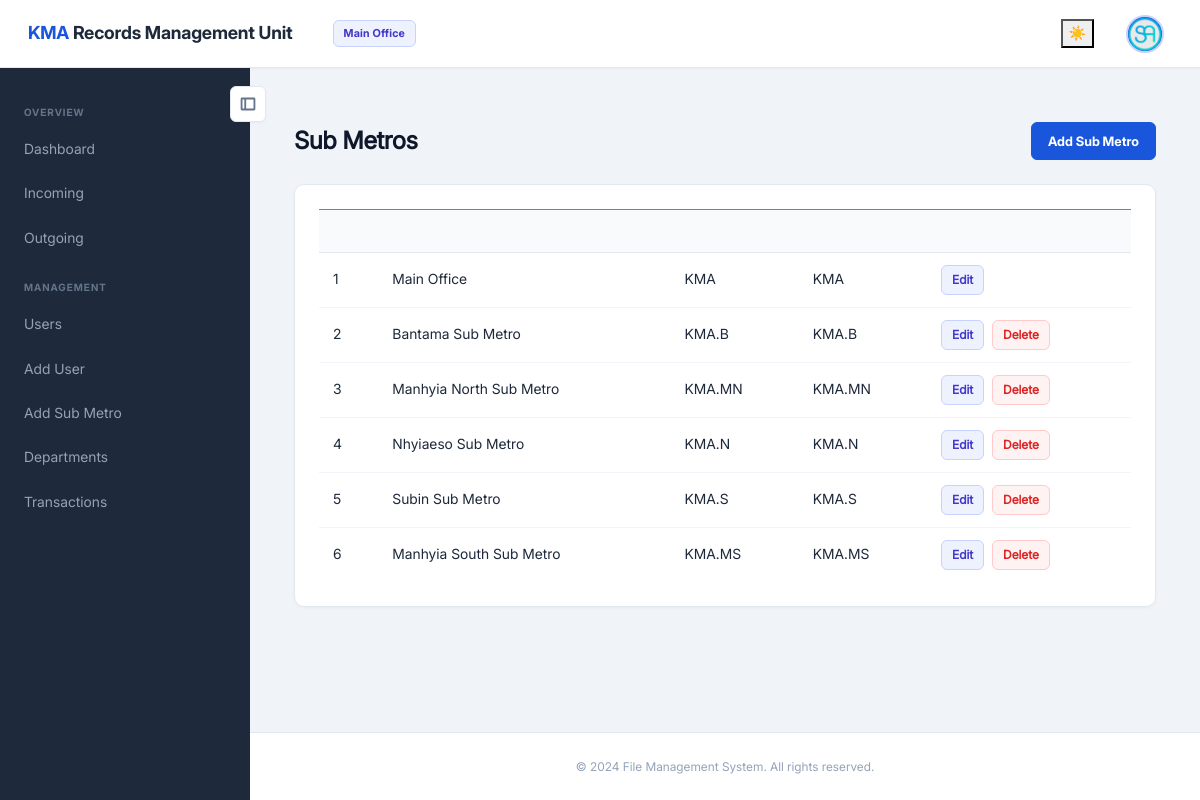
Page /backend/admin/submetros.php (signed in) on the committed database.
### tables this page shows
CREATE TABLE `branches` (
  `id` int(11) NOT NULL,
  `name` varchar(100) NOT NULL,
  `code` varchar(20) NOT NULL,
  `prefix` varchar(20) NOT NULL
);

### backend/admin/submetros.php (the view, shortened to what this page needs)
<?php
include_once '../../assets/inc/config.php';
include_once './assets/inc/navbar.php';
include_once './assets/inc/sidebar.php';
?>
<div class="container">
    <div class="page-header">
        <h2 class="page-title">Sub Metros</h2>
        <?php if ($_SESSION['user_data']['branch_id'] == 1): ?>
        <a href="add_submetro.php" class="btn btn-primary">Add Sub Metro</a>
        <?php endif; ?>
    </div>
    <div class="admin-card">
        <div class="table-responsive">
        <table class="table table-hover">
            <thead>
                <tr>
                    <th>ID</th>
                    <th>Sub Metro Name</th>
                    <th>Code</th>
                    <th>Prefix</th>
                    <th>Actions</th>
                </tr>
            </thead>
            <tbody>
                <?php
                $result = $mysqli->query("SELECT id, name, code, prefix FROM branches ORDER BY id");
                while ($row = $result->fetch_assoc()): ?>
                <tr>
                    <td><?php echo htmlspecialchars($row['id']); ?></td>
                    <td><?php echo htmlspecialchars($row['name']); ?></td>
                    <td><?php echo htmlspecialchars($row['code']); ?></td>
                    <td><?php echo htmlspecialchars($row['prefix']); ?></td>
                    <td>
                        <div class="action-buttons">
                            <a class="btn btn-sm btn-info"
                                href="edit_submetro.php?id=<?php echo (int)$row['id']; ?>">Edit</a>
                            <?php if ((int)$row['id'] !== 1 && $_SESSION['user_data']['branch_id'] == 1): ?>
                            <a class="btn btn-sm btn-danger"
                                href="submetros.php?action=delete&id=<?php echo (int)$row['id']; ?>"
                                onclick="return confirm('Delete this sub metro?');">Delete</a>
                            <?php endif; ?>
                        </div>
                    </td>
                </tr>
                <?php endwhile; ?>
            </tbody>
        </table>
        </div>
    </div>
</div>
<?php include './assets/inc/footer.php'; ?>

### backend/admin/assets/inc/navbar.php (shortened to what this page needs)
<?php
$admin_name = $_SESSION['user_data']['name'] ?? 'Admin';
$admin_initial = !empty($admin_name) ? strtoupper(substr($admin_name, 0, 1)) : 'A';
?>
<!DOCTYPE html>
<html lang="en">
<head>
    <link href="./assets/css/bootstrap.min.css" rel="stylesheet" type="text/css" />
    <link rel="stylesheet" href="./assets/css/themes.css">
    <link rel="stylesheet" href="./assets/css/styles.css">
    <link rel="stylesheet" href="./assets/css/admin-modern.css">
</head>
<body>
    <nav class="navbar navbar-expand-lg navbar-light navbar-custom fixed-top">
        <a class="navbar-brand" href="index.php">
            <span class="brand-mark">KMA</span> Records Management Unit
        </a>
        <span class="branch-badge d-none d-md-inline-flex ml-3">
            <?php echo htmlspecialchars($_SESSION['branch']['name'] ?? 'Main Office'); ?>
        </span>
        <div class="collapse navbar-collapse" id="navbarNav">
            <ul class="navbar-nav ml-auto align-items-lg-center">
                <li class="nav-item d-flex align-items-center mr-lg-3">
                    <?php define('INCLUDE_CHECK', true); include 'assets/inc/theme-toggle.php'; ?>
                </li>
                <li class="nav-item dropdown">
                    <a class="nav-link dropdown-toggle d-flex align-items-center" href="#" id="userDropdown"
                        role="button" data-toggle="dropdown" aria-haspopup="true" aria-expanded="false">
                        <?php
                        if (!empty($_SESSION['user_data']['userimage'])) {
                            echo '<img src="' . htmlspecialchars($_SESSION['user_data']['userimage']) . '" alt="User Profile" class="user-img">';
                        } else {
                            echo '<div class="user-img">' . htmlspecialchars($admin_initial) . '</div>';
                        }
                        ?>
                    </a>
                </li>
            </ul>
        </div>
    </nav>

### backend/admin/assets/inc/theme-toggle.php (shortened to what this page needs)
<button id="themeToggle" class="theme-toggle" onclick="toggleTheme()" aria-label="Toggle theme">
    <span class="icon">☀️</span>
</button>

### backend/admin/assets/inc/sidebar.php (shortened to what this page needs)
<button class="toggle-btn" type="button" onclick="toggleSidebar()" aria-label="Toggle sidebar">
    <svg xmlns="http://www.w3.org/2000/svg" width="22" height="22" fill="none" viewBox="0 0 24 24">
        <path fill="currentColor" d="M4 6.5A1.5 1.5 0 0 1 5.5 5h13A1.5 1.5 0 0 1 20 6.5v11a1.5 1.5 0 0 1-1.5 1.5h-13A1.5 1.5 0 0 1 4 17.5v-11Zm4 10.5V7H6v10h2Zm2 0h8V7h-8v10Z" />
    </svg>
</button>
<div class="sidebar" id="mainSidebar">
    <div class="sidebar-section">Overview</div>
    <a href="index.php">Dashboard</a>
    <a href="incoming.php">Incoming</a>
    <a href="outgoing.php">Outgoing</a>
    <div class="sidebar-section">Management</div>
    <a href="users.php">Users</a>
    <a href="add_user.php">Add User</a>
    <?php if ($_SESSION['user_data']['branch_id'] == 1): ?>
    <a href="add_submetro.php">Add Sub Metro</a>
    <?php endif; ?>
    <a href="departments.php">Departments</a>
    <a href="transactions.php">Transactions</a>
</div>
<main class="content">

### backend/admin/assets/inc/footer.php
</main>
<footer class="footer fixed-bottom">
    <div class="text-center p-3 sam-footer">
        <p class="mb-0">© 2024 File Management System. All rights reserved.</p>
    </div>
</footer>
</body>
</html>

### backend/admin/assets/css/themes.css (style rules this page uses)
:root, [data-theme="light"] { --bg-body: #f0f4f8; --text-primary: #1e293b; --text-secondary: #475569; --text-muted: #94a3b8; --text-label: #334155; --text-heading: #0f172a; --text-section: #64748b; --card-bg: #ffffff; --card-border: #e2e8f0; --card-shadow: 0 1px 3px rgba(0, 0, 0, 0.04); --navbar-bg: #ffffff; --navbar-border: #e2e8f0; --navbar-brand: #1e293b; --sidebar-bg: #1e293b; --sidebar-link: #94a3b8; --sidebar-link-hover-bg: #334155; --sidebar-link-hover-color: #f1f5f9; --sidebar-section: #64748b; --input-bg: #ffffff; --input-border: #cbd5e1; --input-focus-border: #1a56db; --input-focus-shadow: rgba(26, 86, 219, 0.1); --table-header-bg: #f8fafc; --table-border: #e2e8f0; --table-row-border: #f1f5f9; --table-hover: #f8fafc; --table-stripe: #f8fafc; --primary: #1a56db; --primary-hover: #1648c0; --primary-light: #eef2ff; --primary-border: #c7d2fe; --success: #16a34a; --success-bg: #f0fdf4; --success-border: #bbf7d0; --danger: #dc2626; --danger-bg: #fef2f2; --danger-border: #fecaca; --warning: #b45309; --warning-bg: #fffbeb; --warning-border: #fde68a; --info: #4338ca; --info-bg: #eef2ff; --info-border: #c7d2fe; --toggle-btn-bg: #ffffff; --toggle-btn-border: #e2e8f0; --toggle-btn-color: #64748b; --toggle-btn-hover-bg: #f1f5f9; --footer-bg: #ffffff; --footer-border: #e2e8f0; --footer-color: #94a3b8; --badge-admin-bg: #eef2ff; --badge-admin-color: #4338ca; --badge-user-bg: #f0fdf4; --badge-user-color: #16a34a; --upload-dashed: #94a3b8; --upload-preview-bg: #f1f5f9; --upload-preview-border: #e2e8f0; --shadow-sm: 0 1px 3px rgba(0, 0, 0, 0.04); --shadow-md: 0 4px 12px rgba(0, 0, 0, 0.06); --shadow-lg: 0 10px 30px rgba(0, 0, 0, 0.08); }

### backend/admin/assets/css/styles.css (style rules this page uses)
body { background: #f0f4f8; color: #1e293b; }
.table { color: #1e293b; }

### rows in the picture
branches: id "1", name "Main Office", code "KMA", prefix "KMA"
branches: id "2", name "Bantama Sub Metro", code "KMA.B", prefix "KMA.B"
branches: id "3", name "Manhyia North Sub Metro", code "KMA.MN", prefix "KMA.MN"
branches: id "4", name "Nhyiaeso Sub Metro", code "KMA.N", prefix "KMA.N"
branches: id "5", name "Subin Sub Metro", code "KMA.S", prefix "KMA.S"
branches: id "6", name "Manhyia South Sub Metro", code "KMA.MS", prefix "KMA.MS"

### other values in the picture
$_SESSION['branch']['name'] "Main Office"
